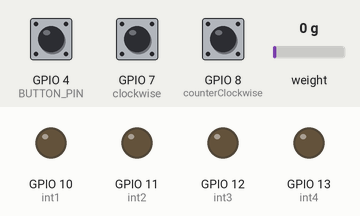
This sketch was run on a simulated ESP32-S3. Parts: output pins drawn as LEDs (lit = HIGH). Dashed ring = blinking. Inputs (shaded band) come from the test bench; at power-on: GPIO 7 (clockwise) HIGH, GPIO 8 (counterClockwise) HIGH, GPIO 4 (BUTTON_PIN) HIGH, weight on the scale 0 g. WiFi joins after 1.5 s; servers stay silent unless stated; no MQTT or app messages arrive unless stated; what the sketch prints to the serial monitor is not drawn.

Above: at 3.7 s.
3.8 s: GPIO 7 (clockwise) pulled LOW for 0.15 s
At 6.7 s:
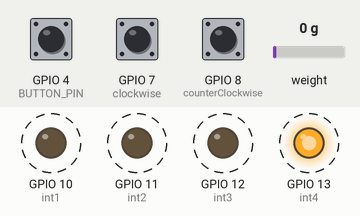
6.8 s: GPIO 8 (counterClockwise) pulled LOW for 0.15 s
9.9 s: GPIO 4 (BUTTON_PIN) pulled LOW for 3.2 s
14.6 s: GPIO 7 (clockwise) pulled LOW for 1 s
At 14.6 s:
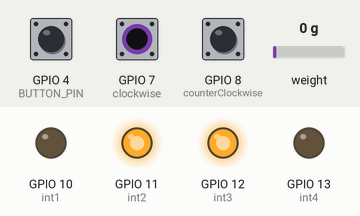
17.1 s: GPIO 7 (clockwise) pulled LOW for 3.2 s
At 18.1 s:
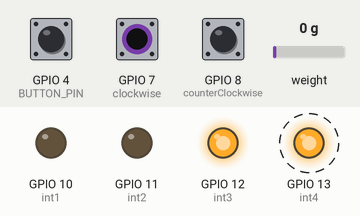
Timing chart, 0 to 21.0 s (numbered marks = the images above; inputs shaded):
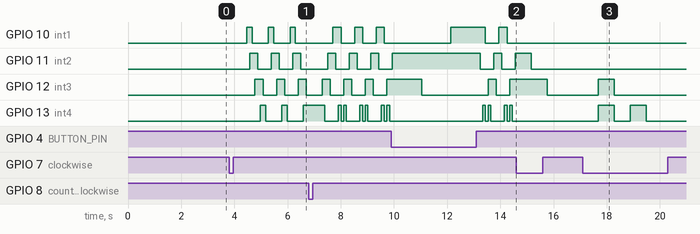

The sketch:

sketch_jan11d.ino
```cpp
#include "HX711.h"
#include <Wire.h>
#include <Pushbutton.h>
#include <WiFi.h>
#include <ArduinoMqttClient.h>

// HX711 circuit wiring
const int LOADCELL_DOUT_PIN = 2;
const int LOADCELL_SCK_PIN = 3;

HX711 scale;
int reading;
int lastReading;
// REPLACE WITH YOUR CALIBRATION FACTOR
#define CALIBRATION_FACTOR -476.592

// Button
#define BUTTON_PIN 4
Pushbutton button(BUTTON_PIN);

// Stepper motor pins
int int1 = 10;
int int2 = 11;
int int3 = 12;
int int4 = 13;

int counterClockwise = 8;
int clockwise = 7;

int pole1[] = {0, 0, 0, 0, 0, 1, 1, 1, 0};
int pole2[] = {0, 0, 0, 1, 1, 1, 0, 0, 0};
int pole3[] = {0, 1, 1, 1, 0, 0, 0, 0, 0};
int pole4[] = {1, 1, 0, 0, 0, 0, 0, 1, 0};

int counter1 = 0;
int counter2 = 0;

int dir = 3;
int poleStep = 0;

// WiFi and MQTT settings
char ssid[] = "IoTatelierF2144";    // 22 tot 44
char pass[] = "IoTatelier";
WiFiClient wifiClient;
MqttClient mqttClient(wifiClient);
const char broker[] = "192.168.144.1";
const int port = 1883;
const char publishTopic[] = "petfeeder/rick";
const char subscribeTopic[] = "RubenHandl/afstandsSensor";
long count = 0;
const long interval = 1000; // analog read interval
unsigned long previousMillis = 0;

void connectToMQTT() {
  Serial.println("Wifi connecting");
  WiFi.begin(ssid, pass);
  while (WiFi.status() != WL_CONNECTED) {
    delay(500);
    Serial.print(".");
  }
  Serial.println("MQTT connecting");
  bool MQTTconnected = false;
  while (!MQTTconnected) {
    if (!mqttClient.connect(broker, port))
      delay(1000);
    else
      MQTTconnected = true;
  }
  mqttClient.onMessage(onMqttMessage);
  mqttClient.subscribe(subscribeTopic);
  Serial.println("Setup complete");
}

void onMqttMessage(int messageSize) {
  // Handle incoming messages here
}

void setup() {
  Serial.begin(9600);

  // Initialize the scale
  Serial.println("Initializing the scale");
  scale.begin(LOADCELL_DOUT_PIN, LOADCELL_SCK_PIN);
  scale.set_scale(CALIBRATION_FACTOR); // this value is obtained by calibrating the scale with known weights
  scale.tare(); // reset the scale to 0

  // Initialize the button
  pinMode(BUTTON_PIN, INPUT_PULLUP);

  // Initialize the stepper motor pins
  pinMode(int1, OUTPUT);
  pinMode(int2, OUTPUT);
  pinMode(int3, OUTPUT);
  pinMode(int4, OUTPUT);

  pinMode(counterClockwise, INPUT_PULLUP);
  pinMode(clockwise, INPUT_PULLUP);

  // Connect to WiFi and MQTT
  connectToMQTT();
}

void loop() {
  // Handle button press for taring the scale
  if (button.isPressed()) {
    Serial.print("tare...");
    scale.tare();
  }

  // Read and print the weight from the scale
  if (scale.wait_ready_timeout(200)) {
    reading = round(scale.get_units());
    Serial.print("Weight: ");
    Serial.println(reading);
    if (reading != lastReading) {
      // Publish the weight to the MQTT server
      mqttClient.beginMessage(publishTopic);
      mqttClient.print(reading);
      mqttClient.endMessage();
    }
    lastReading = reading;
  } else {
    Serial.println("HX711 not found.");
  }

  // Stop the stepper motor if the scale reading is 50
  if (reading == 50) {
    dir = 3; // Stop the stepper motor
  }

  // Handle stepper motor control
  int btn1State = digitalRead(counterClockwise);
  int btn2State = digitalRead(clockwise);

  if (btn1State == LOW) {
    counter1++;
    delay(500);

    if (counter1 != 2) {
      counter2 = 0;
      dir = 1;
    } else {
      counter1 = 0;
      dir = 3;
    }
  }

  if (btn2State == LOW) {
    counter2++;
    delay(500);

    if (counter2 != 2) {
      counter1 = 0;
      dir = 2;
    } else {
      counter2 = 0;
      dir = 3;
    }
  }

  if (dir == 1) {
    poleStep++;
    driverStepper(poleStep);
  } else if (dir == 2) {
    poleStep--;
    driverStepper(poleStep);
  } else {
    driverStepper(8);
  }

  if (poleStep > 7) {
    poleStep = 0;
  } else if (poleStep < 0) {
    poleStep = 7;
  }
  delay(1);
}

void driverStepper(int step){
  digitalWrite(int1, pole1[step]);
  digitalWrite(int2, pole2[step]);
  digitalWrite(int3, pole3[step]);
  digitalWrite(int4, pole4[step]);
}
```

Measured:
- after the input at 3.8 s, GPIO 10 (int1): alternates HIGH for 0.20 s and LOW for 0.61 s, starting after 0.67 s; GPIO 11 (int2): alternates HIGH for 0.30 s and LOW for 0.51 s, starting after 0.77 s
- after the input at 14.6 s, GPIO 10 (int1), GPIO 13 (int4): stops changing and stays LOW
- after the input at 17.1 s, GPIO 12 (int3): LOW → HIGH after 0.58 s, → LOW 0.60 s later; GPIO 13 (int4): alternates HIGH for 0.60 s and LOW for 0.60 s, 4 changes in all, then stays LOW, starting after 0.58 s
